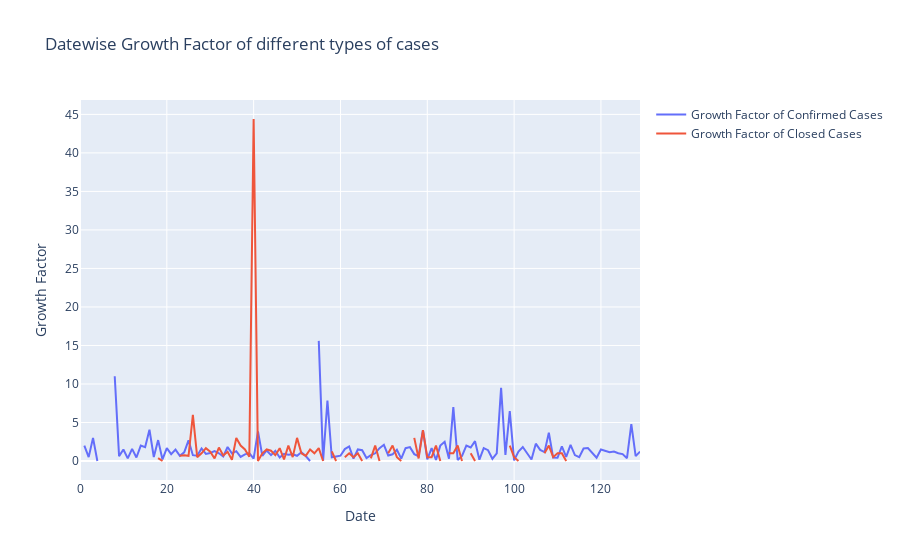

Here is the notebook cell this chart was saved with:
### Code cell
fig=go.Figure()
fig.add_trace(go.Scatter(x=df_covid19_exp.index, y=df_covid19_exp["Confirmed_New_Cases"]/df_covid19_exp["Confirmed_New_Cases"].shift(),
                    mode='lines',
                    name='Growth Factor of Confirmed Cases'))
fig.add_trace(go.Scatter(x=df_covid19_exp.index, y=df_covid19_exp["Closed Cases"]/df_covid19_exp["Closed Cases"].shift(),
                    mode='lines',
                    name='Growth Factor of Closed Cases'))
fig.update_layout(title="Datewise Growth Factor of different types of cases",
                 xaxis_title="Date",yaxis_title="Growth Factor")
fig.show()

### Figure 1 — Plotly figure (JSON) as saved in the notebook; plotly's stock layout.template omitted (floating-point values rounded to 4 significant figures; data arrays with more than 128 entries replaced by an {"elided": "..."} marker saying what was removed)
{"data": [{"mode": "lines", "name": "Growth Factor of Confirmed Cases", "type": "scatter", "x": {"elided": "130 int values"}, "y": {"elided": "130 float values"}}, {"mode": "lines", "name": "Growth Factor of Closed Cases", "type": "scatter", "x": {"elided": "130 int values"}, "y": {"elided": "130 float values"}}], "layout": {"title": {"text": "Datewise Growth Factor of different types of cases"}, "xaxis": {"title": {"text": "Date"}}, "yaxis": {"title": {"text": "Growth Factor"}}}}
